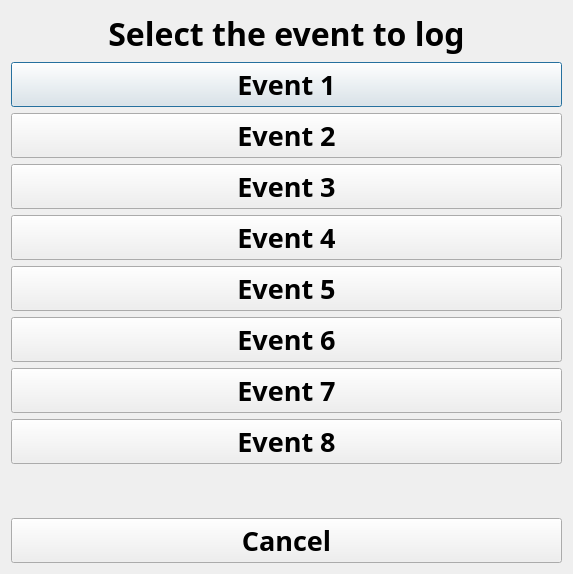
<?xml version="1.0" encoding="UTF-8"?>
<ui version="4.0">
 <class>EventLauncher</class>
 <widget class="QDialog" name="EventLauncher">
  <property name="geometry">
   <rect>
    <x>0</x>
    <y>0</y>
    <width>573</width>
    <height>574</height>
   </rect>
  </property>
  <property name="windowTitle">
   <string>Event Launcher</string>
  </property>
  <layout class="QVBoxLayout" name="verticalLayout">
   <item>
    <widget class="QLabel" name="label">
     <property name="font">
      <font>
       <family>Arial Black</family>
       <pointsize>24</pointsize>
       <weight>75</weight>
       <bold>true</bold>
      </font>
     </property>
     <property name="text">
      <string>Select the event to log</string>
     </property>
     <property name="alignment">
      <set>Qt::AlignCenter</set>
     </property>
    </widget>
   </item>
   <item>
    <widget class="QPushButton" name="pbEvent1">
     <property name="font">
      <font>
       <family>Arial Black</family>
       <pointsize>20</pointsize>
       <weight>75</weight>
       <bold>true</bold>
      </font>
     </property>
     <property name="text">
      <string>Event 1</string>
     </property>
    </widget>
   </item>
   <item>
    <widget class="QPushButton" name="pbEvent2">
     <property name="font">
      <font>
       <family>Arial Black</family>
       <pointsize>20</pointsize>
       <weight>75</weight>
       <bold>true</bold>
      </font>
     </property>
     <property name="text">
      <string>Event 2</string>
     </property>
    </widget>
   </item>
   <item>
    <widget class="QPushButton" name="pbEvent3">
     <property name="font">
      <font>
       <family>Arial Black</family>
       <pointsize>20</pointsize>
       <weight>75</weight>
       <bold>true</bold>
      </font>
     </property>
     <property name="text">
      <string>Event 3</string>
     </property>
    </widget>
   </item>
   <item>
    <widget class="QPushButton" name="pbEvent4">
     <property name="font">
      <font>
       <family>Arial Black</family>
       <pointsize>20</pointsize>
       <weight>75</weight>
       <bold>true</bold>
      </font>
     </property>
     <property name="text">
      <string>Event 4</string>
     </property>
    </widget>
   </item>
   <item>
    <widget class="QPushButton" name="pbEvent5">
     <property name="font">
      <font>
       <family>Arial Black</family>
       <pointsize>20</pointsize>
       <weight>75</weight>
       <bold>true</bold>
      </font>
     </property>
     <property name="text">
      <string>Event 5</string>
     </property>
    </widget>
   </item>
   <item>
    <widget class="QPushButton" name="pbEvent6">
     <property name="font">
      <font>
       <family>Arial Black</family>
       <pointsize>20</pointsize>
       <weight>75</weight>
       <bold>true</bold>
      </font>
     </property>
     <property name="text">
      <string>Event 6</string>
     </property>
    </widget>
   </item>
   <item>
    <widget class="QPushButton" name="pbEvent7">
     <property name="font">
      <font>
       <family>Arial Black</family>
       <pointsize>20</pointsize>
       <weight>75</weight>
       <bold>true</bold>
      </font>
     </property>
     <property name="text">
      <string>Event 7</string>
     </property>
    </widget>
   </item>
   <item>
    <widget class="QPushButton" name="pbEvent8">
     <property name="font">
      <font>
       <family>Arial Black</family>
       <pointsize>20</pointsize>
       <weight>75</weight>
       <bold>true</bold>
      </font>
     </property>
     <property name="text">
      <string>Event 8</string>
     </property>
    </widget>
   </item>
   <item>
    <spacer name="verticalSpacer">
     <property name="font">
      <font>
       <family>Arial Black</family>
       <pointsize>20</pointsize>
       <weight>75</weight>
       <bold>true</bold>
      </font>
     </property>
     <property name="orientation">
      <enum>Qt::Vertical</enum>
     </property>
     <property name="sizeHint" stdset="0">
      <size>
       <width>20</width>
       <height>40</height>
      </size>
     </property>
    </spacer>
   </item>
   <item>
    <widget class="QPushButton" name="pbCancel">
     <property name="font">
      <font>
       <family>Arial Black</family>
       <pointsize>20</pointsize>
       <weight>75</weight>
       <bold>true</bold>
      </font>
     </property>
     <property name="text">
      <string>Cancel</string>
     </property>
    </widget>
   </item>
  </layout>
 </widget>
 <resources/>
 <connections/>
</ui>
